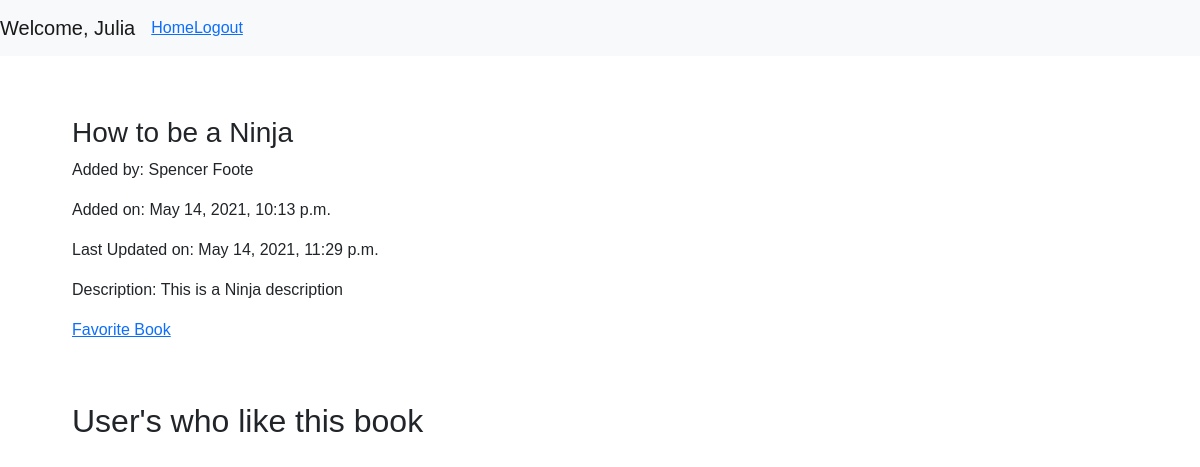
/books/7 (signed in), run on the app's committed database.
### fav_books_app/models.py (models this page shows)
class User(models.Model):
    first_name = models.CharField(max_length=255)
    last_name = models.CharField(max_length=255)
    email = models.CharField(max_length=255)
    password = models.CharField(max_length=255)
    created_at = models.DateTimeField(auto_now_add=True)
    updated_at = models.DateTimeField(auto_now=True)
    objects = UserManager()

class Book(models.Model):
    title = models.CharField(max_length=45)
    description = models.CharField(max_length=255)
    uploaded_by = models.ForeignKey(User, related_name = 'books_uploaded', on_delete=models.CASCADE)
    users_who_like = models.ManyToManyField(User, related_name = 'liked_books')
    created_at = models.DateTimeField(auto_now_add=True)
    updated_at = models.DateTimeField(auto_now=True)
    objects = BookManager()

### fav_books_app/views.py (the view)
# urls.py: path('books/<int:book_id>', views.edit_book),
def edit_book(request, book_id):
    favedBook = Book.objects.filter()
    context = {
        'book': Book.objects.get(id = book_id),
        'current_user': User.objects.get(id = request.session['user_id']),
    }
    return render(request, 'edit.html', context)

### fav_books_app/templates/edit.html (shortened to what this page needs)
<!DOCTYPE html>
<html lang="en">
<head>
    <link href="https://cdn.jsdelivr.net/npm/bootstrap@5.0.1/dist/css/bootstrap.min.css" rel="stylesheet">
    {% load static %}
    <link rel="stylesheet" href="{% static 'css/style.css' %}">
</head>
<body>
    <div id="header">
        <nav class="navbar navbar-expand-lg navbar-light bg-light">
            <a class="navbar-brand" href="#">Welcome, {{current_user.first_name}}</a>
            <a href="/books">Home</a>
            <a href="/logout/">Logout</a>
            </div>
    <div class="container">
        <h3>{{book.title}}</h3>
        <p>Added by: {{book.uploaded_by.first_name}} {{book.uploaded_by.last_name}}</p>
        <p>Added on: {{book.created_at}}</p>
        <p>Last Updated on: {{book.updated_at}}</p>
        {% if book.uploaded_by.id != request.session.user_id %}
        <p>Description: {{book.description}}</p>
        <a href="">Favorite Book</a>
        {% endif %}
    </div>
    <div class="container">
        <h2>User's who like this book</h2>
    </div>
</body>
</html>

### fav_books_app/static/css/style.css (style rules this page uses)
#header { display: block; background-color: lightseagreen; text-align: center; justify-content: space-between; }
.container { margin: 5%; width: 60%; border-radius: 5%; background-color: white; }
* { margin: 0px; padding: 0px; }
body { font-family: 'Exo', sans-serif; }

### data on the page
User: first_name "Julia"
Book: title "How to be a Ninja", uploaded_by.first_name "Spencer", uploaded_by.last_name "Foote", created_at "May 14, 2021, 10:13 p.m.", updated_at "May 14, 2021, 11:29 p.m.", description "This is a Ninja description"
